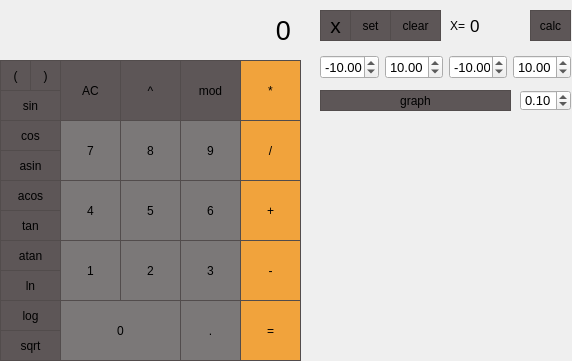
<?xml version="1.0" encoding="UTF-8"?>
<ui version="4.0">
 <class>MainWindow</class>
 <widget class="QMainWindow" name="MainWindow">
  <property name="enabled">
   <bool>true</bool>
  </property>
  <property name="geometry">
   <rect>
    <x>0</x>
    <y>0</y>
    <width>572</width>
    <height>361</height>
   </rect>
  </property>
  <property name="windowTitle">
   <string>MainWindow</string>
  </property>
  <widget class="QWidget" name="centralwidget">
   <widget class="QLabel" name="result_show">
    <property name="geometry">
     <rect>
      <x>10</x>
      <y>0</y>
      <width>281</width>
      <height>61</height>
     </rect>
    </property>
    <property name="font">
     <font>
      <pointsize>20</pointsize>
     </font>
    </property>
    <property name="styleSheet">
     <string notr="true">QLabel {
  qproperty-alignment: 'AlignVCenter | AlignRight';
}

background-color : rgb(82, 76, 75);</string>
    </property>
    <property name="text">
     <string>0</string>
    </property>
    <property name="alignment">
     <set>Qt::AlignRight|Qt::AlignTrailing|Qt::AlignVCenter</set>
    </property>
   </widget>
   <widget class="QPushButton" name="pushButton_ac">
    <property name="geometry">
     <rect>
      <x>60</x>
      <y>60</y>
      <width>61</width>
      <height>61</height>
     </rect>
    </property>
    <property name="styleSheet">
     <string notr="true">QPushButton {
  background-color: rgb(93, 86, 87);
  border: 1px solid rgb(82, 76, 76);
}
QPushButton:pressed {
    background-color: qlineargradient(x1: 0, y1: 0, x2: 0, y2: 1,
                                      stop: 0 #BEBEBE, stop: 1 #D7D7D7);
}</string>
    </property>
    <property name="text">
     <string>AC</string>
    </property>
   </widget>
   <widget class="QPushButton" name="pushButton_pow">
    <property name="geometry">
     <rect>
      <x>120</x>
      <y>60</y>
      <width>61</width>
      <height>61</height>
     </rect>
    </property>
    <property name="styleSheet">
     <string notr="true">QPushButton {
  background-color: rgb(93, 86, 87);
  border: 1px solid rgb(82, 76, 76);
}
QPushButton:pressed {
    background-color: qlineargradient(x1: 0, y1: 0, x2: 0, y2: 1,
                                      stop: 0 #BEBEBE, stop: 1 #D7D7D7);
}</string>
    </property>
    <property name="text">
     <string>^</string>
    </property>
   </widget>
   <widget class="QPushButton" name="pushButton_mod">
    <property name="geometry">
     <rect>
      <x>180</x>
      <y>60</y>
      <width>61</width>
      <height>61</height>
     </rect>
    </property>
    <property name="styleSheet">
     <string notr="true">QPushButton {
  background-color: rgb(93, 86, 87);
  border: 1px solid rgb(82, 76, 76);
}
QPushButton:pressed {
    background-color: qlineargradient(x1: 0, y1: 0, x2: 0, y2: 1,
                                      stop: 0 #BEBEBE, stop: 1 #D7D7D7);
}</string>
    </property>
    <property name="text">
     <string>mod</string>
    </property>
   </widget>
   <widget class="QPushButton" name="pushButton_mult">
    <property name="geometry">
     <rect>
      <x>240</x>
      <y>60</y>
      <width>61</width>
      <height>61</height>
     </rect>
    </property>
    <property name="styleSheet">
     <string notr="true">QPushButton {
  background-color: rgb(241, 163, 60);
  border: 1px solid rgb(82, 76, 76);
}
QPushButton:pressed {
    background-color: qlineargradient(x1: 0, y1: 0, x2: 0, y2: 1,
                                      stop: 0 #BEBEBE, stop: 1 #D7D7D7);
}</string>
    </property>
    <property name="text">
     <string>*</string>
    </property>
   </widget>
   <widget class="QPushButton" name="pushButton_div">
    <property name="geometry">
     <rect>
      <x>240</x>
      <y>120</y>
      <width>61</width>
      <height>61</height>
     </rect>
    </property>
    <property name="styleSheet">
     <string notr="true">QPushButton {
  background-color: rgb(241, 163, 60);
  border: 1px solid rgb(82, 76, 76);
}
QPushButton:pressed {
    background-color: qlineargradient(x1: 0, y1: 0, x2: 0, y2: 1,
                                      stop: 0 #BEBEBE, stop: 1 #D7D7D7);
}</string>
    </property>
    <property name="text">
     <string>/</string>
    </property>
   </widget>
   <widget class="QPushButton" name="pushButton_7">
    <property name="geometry">
     <rect>
      <x>60</x>
      <y>120</y>
      <width>61</width>
      <height>61</height>
     </rect>
    </property>
    <property name="styleSheet">
     <string notr="true">QPushButton {
  background-color: rgb(123, 120, 120);
  border: 1px solid rgb(82, 76, 76);
}
QPushButton:pressed {
    background-color: qlineargradient(x1: 0, y1: 0, x2: 0, y2: 1,
                                      stop: 0 #BEBEBE, stop: 1 #D7D7D7);
}</string>
    </property>
    <property name="text">
     <string>7</string>
    </property>
   </widget>
   <widget class="QPushButton" name="pushButton_8">
    <property name="geometry">
     <rect>
      <x>120</x>
      <y>120</y>
      <width>61</width>
      <height>61</height>
     </rect>
    </property>
    <property name="styleSheet">
     <string notr="true">QPushButton {
  background-color: rgb(123, 120, 120);
  border: 1px solid rgb(82, 76, 76);
}
QPushButton:pressed {
    background-color: qlineargradient(x1: 0, y1: 0, x2: 0, y2: 1,
                                      stop: 0 #BEBEBE, stop: 1 #D7D7D7);
}</string>
    </property>
    <property name="text">
     <string>8</string>
    </property>
   </widget>
   <widget class="QPushButton" name="pushButton_9">
    <property name="geometry">
     <rect>
      <x>180</x>
      <y>120</y>
      <width>61</width>
      <height>61</height>
     </rect>
    </property>
    <property name="styleSheet">
     <string notr="true">QPushButton {
  background-color: rgb(123, 120, 120);
  border: 1px solid rgb(82, 76, 76);
}
QPushButton:pressed {
    background-color: qlineargradient(x1: 0, y1: 0, x2: 0, y2: 1,
                                      stop: 0 #BEBEBE, stop: 1 #D7D7D7);
}</string>
    </property>
    <property name="text">
     <string>9</string>
    </property>
   </widget>
   <widget class="QPushButton" name="pushButton_1">
    <property name="geometry">
     <rect>
      <x>60</x>
      <y>240</y>
      <width>61</width>
      <height>61</height>
     </rect>
    </property>
    <property name="styleSheet">
     <string notr="true">QPushButton {
  background-color: rgb(123, 120, 120);
  border: 1px solid rgb(82, 76, 76);
}
QPushButton:pressed {
    background-color: qlineargradient(x1: 0, y1: 0, x2: 0, y2: 1,
                                      stop: 0 #BEBEBE, stop: 1 #D7D7D7);
}</string>
    </property>
    <property name="text">
     <string>1</string>
    </property>
   </widget>
   <widget class="QPushButton" name="pushButton_2">
    <property name="geometry">
     <rect>
      <x>120</x>
      <y>240</y>
      <width>61</width>
      <height>61</height>
     </rect>
    </property>
    <property name="styleSheet">
     <string notr="true">QPushButton {
  background-color: rgb(123, 120, 120);
  border: 1px solid rgb(82, 76, 76);
}
QPushButton:pressed {
    background-color: qlineargradient(x1: 0, y1: 0, x2: 0, y2: 1,
                                      stop: 0 #BEBEBE, stop: 1 #D7D7D7);
}</string>
    </property>
    <property name="text">
     <string>2</string>
    </property>
   </widget>
   <widget class="QPushButton" name="pushButton_minus">
    <property name="geometry">
     <rect>
      <x>240</x>
      <y>240</y>
      <width>61</width>
      <height>61</height>
     </rect>
    </property>
    <property name="styleSheet">
     <string notr="true">QPushButton {
  background-color: rgb(241, 163, 60);
  border: 1px solid rgb(82, 76, 76);
}
QPushButton:pressed {
    background-color: qlineargradient(x1: 0, y1: 0, x2: 0, y2: 1,
                                      stop: 0 #BEBEBE, stop: 1 #D7D7D7);
}</string>
    </property>
    <property name="text">
     <string>-</string>
    </property>
   </widget>
   <widget class="QPushButton" name="pushButton_4">
    <property name="geometry">
     <rect>
      <x>60</x>
      <y>180</y>
      <width>61</width>
      <height>61</height>
     </rect>
    </property>
    <property name="styleSheet">
     <string notr="true">QPushButton {
  background-color: rgb(123, 120, 120);
  border: 1px solid rgb(82, 76, 76);
}
QPushButton:pressed {
    background-color: qlineargradient(x1: 0, y1: 0, x2: 0, y2: 1,
                                      stop: 0 #BEBEBE, stop: 1 #D7D7D7);
}</string>
    </property>
    <property name="text">
     <string>4</string>
    </property>
   </widget>
   <widget class="QPushButton" name="pushButton_3">
    <property name="geometry">
     <rect>
      <x>180</x>
      <y>240</y>
      <width>61</width>
      <height>61</height>
     </rect>
    </property>
    <property name="styleSheet">
     <string notr="true">QPushButton {
  background-color: rgb(123, 120, 120);
  border: 1px solid rgb(82, 76, 76);
}
QPushButton:pressed {
    background-color: qlineargradient(x1: 0, y1: 0, x2: 0, y2: 1,
                                      stop: 0 #BEBEBE, stop: 1 #D7D7D7);
}</string>
    </property>
    <property name="text">
     <string>3</string>
    </property>
   </widget>
   <widget class="QPushButton" name="pushButton_plus">
    <property name="geometry">
     <rect>
      <x>240</x>
      <y>180</y>
      <width>61</width>
      <height>61</height>
     </rect>
    </property>
    <property name="styleSheet">
     <string notr="true">QPushButton {
  background-color: rgb(241, 163, 60);
  border: 1px solid rgb(82, 76, 76);
}
QPushButton:pressed {
    background-color: qlineargradient(x1: 0, y1: 0, x2: 0, y2: 1,
                                      stop: 0 #BEBEBE, stop: 1 #D7D7D7);
}</string>
    </property>
    <property name="text">
     <string>+</string>
    </property>
   </widget>
   <widget class="QPushButton" name="pushButton_5">
    <property name="geometry">
     <rect>
      <x>120</x>
      <y>180</y>
      <width>61</width>
      <height>61</height>
     </rect>
    </property>
    <property name="styleSheet">
     <string notr="true">QPushButton {
  background-color: rgb(123, 120, 120);
  border: 1px solid rgb(82, 76, 76);
}
QPushButton:pressed {
    background-color: qlineargradient(x1: 0, y1: 0, x2: 0, y2: 1,
                                      stop: 0 #BEBEBE, stop: 1 #D7D7D7);
}</string>
    </property>
    <property name="text">
     <string>5</string>
    </property>
   </widget>
   <widget class="QPushButton" name="pushButton_6">
    <property name="geometry">
     <rect>
      <x>180</x>
      <y>180</y>
      <width>61</width>
      <height>61</height>
     </rect>
    </property>
    <property name="styleSheet">
     <string notr="true">QPushButton {
  background-color: rgb(123, 120, 120);
  border: 1px solid rgb(82, 76, 76);
}
QPushButton:pressed {
    background-color: qlineargradient(x1: 0, y1: 0, x2: 0, y2: 1,
                                      stop: 0 #BEBEBE, stop: 1 #D7D7D7);
}</string>
    </property>
    <property name="text">
     <string>6</string>
    </property>
   </widget>
   <widget class="QPushButton" name="pushButton_eq">
    <property name="geometry">
     <rect>
      <x>240</x>
      <y>300</y>
      <width>61</width>
      <height>61</height>
     </rect>
    </property>
    <property name="styleSheet">
     <string notr="true">QPushButton {
  background-color: rgb(241, 163, 60);
  border: 1px solid rgb(82, 76, 76);
}
QPushButton:pressed {
    background-color: qlineargradient(x1: 0, y1: 0, x2: 0, y2: 1,
                                      stop: 0 #BEBEBE, stop: 1 #D7D7D7);
}</string>
    </property>
    <property name="text">
     <string>=</string>
    </property>
   </widget>
   <widget class="QPushButton" name="pushButton_0">
    <property name="geometry">
     <rect>
      <x>60</x>
      <y>300</y>
      <width>121</width>
      <height>61</height>
     </rect>
    </property>
    <property name="styleSheet">
     <string notr="true">QPushButton {
  background-color: rgb(123, 120, 120);
  border: 1px solid rgb(82, 76, 76);
}
QPushButton:pressed {
    background-color: qlineargradient(x1: 0, y1: 0, x2: 0, y2: 1,
                                      stop: 0 #BEBEBE, stop: 1 #D7D7D7);
}</string>
    </property>
    <property name="text">
     <string>0</string>
    </property>
   </widget>
   <widget class="QPushButton" name="pushButton_dot">
    <property name="geometry">
     <rect>
      <x>180</x>
      <y>300</y>
      <width>61</width>
      <height>61</height>
     </rect>
    </property>
    <property name="styleSheet">
     <string notr="true">QPushButton {
  background-color: rgb(123, 120, 120);
  border: 1px solid rgb(82, 76, 76);
}
QPushButton:pressed {
    background-color: qlineargradient(x1: 0, y1: 0, x2: 0, y2: 1,
                                      stop: 0 #BEBEBE, stop: 1 #D7D7D7);
}</string>
    </property>
    <property name="text">
     <string>.</string>
    </property>
   </widget>
   <widget class="QPushButton" name="pushButton_sin">
    <property name="geometry">
     <rect>
      <x>0</x>
      <y>90</y>
      <width>61</width>
      <height>31</height>
     </rect>
    </property>
    <property name="styleSheet">
     <string notr="true">QPushButton {
  background-color: rgb(93, 86, 87);
  border: 1px solid rgb(82, 76, 76);
}
QPushButton:pressed {
    background-color: qlineargradient(x1: 0, y1: 0, x2: 0, y2: 1,
                                      stop: 0 #BEBEBE, stop: 1 #D7D7D7);
}</string>
    </property>
    <property name="text">
     <string>sin</string>
    </property>
   </widget>
   <widget class="QPushButton" name="pushButton_cos">
    <property name="geometry">
     <rect>
      <x>0</x>
      <y>120</y>
      <width>61</width>
      <height>31</height>
     </rect>
    </property>
    <property name="styleSheet">
     <string notr="true">QPushButton {
  background-color: rgb(93, 86, 87);
  border: 1px solid rgb(82, 76, 76);
}
QPushButton:pressed {
    background-color: qlineargradient(x1: 0, y1: 0, x2: 0, y2: 1,
                                      stop: 0 #BEBEBE, stop: 1 #D7D7D7);
}</string>
    </property>
    <property name="text">
     <string>cos</string>
    </property>
   </widget>
   <widget class="QPushButton" name="pushButton_acos">
    <property name="geometry">
     <rect>
      <x>0</x>
      <y>180</y>
      <width>61</width>
      <height>31</height>
     </rect>
    </property>
    <property name="styleSheet">
     <string notr="true">QPushButton {
  background-color: rgb(93, 86, 87);
  border: 1px solid rgb(82, 76, 76);
}
QPushButton:pressed {
    background-color: qlineargradient(x1: 0, y1: 0, x2: 0, y2: 1,
                                      stop: 0 #BEBEBE, stop: 1 #D7D7D7);
}</string>
    </property>
    <property name="text">
     <string>acos</string>
    </property>
   </widget>
   <widget class="QPushButton" name="pushButton_asin">
    <property name="geometry">
     <rect>
      <x>0</x>
      <y>150</y>
      <width>61</width>
      <height>31</height>
     </rect>
    </property>
    <property name="styleSheet">
     <string notr="true">QPushButton {
  background-color: rgb(93, 86, 87);
  border: 1px solid rgb(82, 76, 76);
}
QPushButton:pressed {
    background-color: qlineargradient(x1: 0, y1: 0, x2: 0, y2: 1,
                                      stop: 0 #BEBEBE, stop: 1 #D7D7D7);
}</string>
    </property>
    <property name="text">
     <string>asin</string>
    </property>
   </widget>
   <widget class="QPushButton" name="pushButton_ln">
    <property name="geometry">
     <rect>
      <x>0</x>
      <y>270</y>
      <width>61</width>
      <height>31</height>
     </rect>
    </property>
    <property name="styleSheet">
     <string notr="true">QPushButton {
  background-color: rgb(93, 86, 87);
  border: 1px solid rgb(82, 76, 76);
}
QPushButton:pressed {
    background-color: qlineargradient(x1: 0, y1: 0, x2: 0, y2: 1,
                                      stop: 0 #BEBEBE, stop: 1 #D7D7D7);
}</string>
    </property>
    <property name="text">
     <string>ln</string>
    </property>
   </widget>
   <widget class="QPushButton" name="pushButton_log">
    <property name="geometry">
     <rect>
      <x>0</x>
      <y>300</y>
      <width>61</width>
      <height>31</height>
     </rect>
    </property>
    <property name="styleSheet">
     <string notr="true">QPushButton {
  background-color: rgb(93, 86, 87);
  border: 1px solid rgb(82, 76, 76);
}
QPushButton:pressed {
    background-color: qlineargradient(x1: 0, y1: 0, x2: 0, y2: 1,
                                      stop: 0 #BEBEBE, stop: 1 #D7D7D7);
}</string>
    </property>
    <property name="text">
     <string>log</string>
    </property>
   </widget>
   <widget class="QPushButton" name="pushButton_atan">
    <property name="geometry">
     <rect>
      <x>0</x>
      <y>240</y>
      <width>61</width>
      <height>31</height>
     </rect>
    </property>
    <property name="styleSheet">
     <string notr="true">QPushButton {
  background-color: rgb(93, 86, 87);
  border: 1px solid rgb(82, 76, 76);
}
QPushButton:pressed {
    background-color: qlineargradient(x1: 0, y1: 0, x2: 0, y2: 1,
                                      stop: 0 #BEBEBE, stop: 1 #D7D7D7);
}</string>
    </property>
    <property name="text">
     <string>atan</string>
    </property>
   </widget>
   <widget class="QPushButton" name="pushButton_tan">
    <property name="geometry">
     <rect>
      <x>0</x>
      <y>210</y>
      <width>61</width>
      <height>31</height>
     </rect>
    </property>
    <property name="styleSheet">
     <string notr="true">QPushButton {
  background-color: rgb(93, 86, 87);
  border: 1px solid rgb(82, 76, 76);
}
QPushButton:pressed {
    background-color: qlineargradient(x1: 0, y1: 0, x2: 0, y2: 1,
                                      stop: 0 #BEBEBE, stop: 1 #D7D7D7);
}</string>
    </property>
    <property name="text">
     <string>tan</string>
    </property>
   </widget>
   <widget class="QPushButton" name="pushButton_ob">
    <property name="geometry">
     <rect>
      <x>0</x>
      <y>60</y>
      <width>31</width>
      <height>31</height>
     </rect>
    </property>
    <property name="styleSheet">
     <string notr="true">QPushButton {
  background-color: rgb(93, 86, 87);
  border: 1px solid rgb(82, 76, 76);
}
QPushButton:pressed {
    background-color: qlineargradient(x1: 0, y1: 0, x2: 0, y2: 1,
                                      stop: 0 #BEBEBE, stop: 1 #D7D7D7);
}</string>
    </property>
    <property name="text">
     <string>(</string>
    </property>
   </widget>
   <widget class="QPushButton" name="pushButton_cb">
    <property name="geometry">
     <rect>
      <x>30</x>
      <y>60</y>
      <width>31</width>
      <height>31</height>
     </rect>
    </property>
    <property name="styleSheet">
     <string notr="true">QPushButton {
  background-color: rgb(93, 86, 87);
  border: 1px solid rgb(82, 76, 76);
}
QPushButton:pressed {
    background-color: qlineargradient(x1: 0, y1: 0, x2: 0, y2: 1,
                                      stop: 0 #BEBEBE, stop: 1 #D7D7D7);
}</string>
    </property>
    <property name="text">
     <string>)</string>
    </property>
   </widget>
   <widget class="QPushButton" name="pushButton_x">
    <property name="geometry">
     <rect>
      <x>320</x>
      <y>10</y>
      <width>31</width>
      <height>31</height>
     </rect>
    </property>
    <property name="font">
     <font>
      <pointsize>16</pointsize>
     </font>
    </property>
    <property name="styleSheet">
     <string notr="true">QPushButton {
  background-color: rgb(93, 86, 87);
  border: 1px solid rgb(82, 76, 76);
}
QPushButton:pressed {
    background-color: qlineargradient(x1: 0, y1: 0, x2: 0, y2: 1,
                                      stop: 0 #BEBEBE, stop: 1 #D7D7D7);
}</string>
    </property>
    <property name="text">
     <string>x</string>
    </property>
   </widget>
   <widget class="QPushButton" name="pushButton_sqrt">
    <property name="geometry">
     <rect>
      <x>0</x>
      <y>330</y>
      <width>61</width>
      <height>31</height>
     </rect>
    </property>
    <property name="styleSheet">
     <string notr="true">QPushButton {
  background-color: rgb(93, 86, 87);
  border: 1px solid rgb(82, 76, 76);
}
QPushButton:pressed {
    background-color: qlineargradient(x1: 0, y1: 0, x2: 0, y2: 1,
                                      stop: 0 #BEBEBE, stop: 1 #D7D7D7);
}</string>
    </property>
    <property name="text">
     <string>sqrt</string>
    </property>
   </widget>
   <widget class="QLabel" name="x_g">
    <property name="geometry">
     <rect>
      <x>470</x>
      <y>10</y>
      <width>51</width>
      <height>31</height>
     </rect>
    </property>
    <property name="font">
     <font>
      <pointsize>13</pointsize>
     </font>
    </property>
    <property name="styleSheet">
     <string notr="true">QPushButton {
  background-color: rgb(232, 231, 233);
  border: 1px solid rgb(82, 76, 76);
}</string>
    </property>
    <property name="text">
     <string>0</string>
    </property>
   </widget>
   <widget class="QPushButton" name="pushButton_set_x">
    <property name="geometry">
     <rect>
      <x>350</x>
      <y>10</y>
      <width>41</width>
      <height>31</height>
     </rect>
    </property>
    <property name="styleSheet">
     <string notr="true">QPushButton {
  background-color: rgb(93, 86, 87);
  border: 1px solid rgb(82, 76, 76);
}
QPushButton:pressed {
    background-color: qlineargradient(x1: 0, y1: 0, x2: 0, y2: 1,
                                      stop: 0 #BEBEBE, stop: 1 #D7D7D7);
}</string>
    </property>
    <property name="text">
     <string>set</string>
    </property>
   </widget>
   <widget class="QPushButton" name="pushButton_clear_x">
    <property name="geometry">
     <rect>
      <x>390</x>
      <y>10</y>
      <width>51</width>
      <height>31</height>
     </rect>
    </property>
    <property name="styleSheet">
     <string notr="true">QPushButton {
  background-color: rgb(93, 86, 87);
  border: 1px solid rgb(82, 76, 76);
}
QPushButton:pressed {
    background-color: qlineargradient(x1: 0, y1: 0, x2: 0, y2: 1,
                                      stop: 0 #BEBEBE, stop: 1 #D7D7D7);
}</string>
    </property>
    <property name="text">
     <string>clear</string>
    </property>
   </widget>
   <widget class="QPushButton" name="pushButton_graph">
    <property name="geometry">
     <rect>
      <x>320</x>
      <y>90</y>
      <width>191</width>
      <height>21</height>
     </rect>
    </property>
    <property name="styleSheet">
     <string notr="true">QPushButton {
  background-color: rgb(93, 86, 87);
  border: 1px solid rgb(82, 76, 76);
}
QPushButton:pressed {
    background-color: qlineargradient(x1: 0, y1: 0, x2: 0, y2: 1,
                                      stop: 0 #BEBEBE, stop: 1 #D7D7D7);
}</string>
    </property>
    <property name="text">
     <string>graph</string>
    </property>
   </widget>
   <widget class="QPushButton" name="pushButton_calc_x">
    <property name="geometry">
     <rect>
      <x>530</x>
      <y>10</y>
      <width>41</width>
      <height>31</height>
     </rect>
    </property>
    <property name="styleSheet">
     <string notr="true">QPushButton {
  background-color: rgb(93, 86, 87);
  border: 1px solid rgb(82, 76, 76);
}
QPushButton:pressed {
    background-color: qlineargradient(x1: 0, y1: 0, x2: 0, y2: 1,
                                      stop: 0 #BEBEBE, stop: 1 #D7D7D7);
}</string>
    </property>
    <property name="text">
     <string>calc</string>
    </property>
   </widget>
   <widget class="QLabel" name="label">
    <property name="geometry">
     <rect>
      <x>450</x>
      <y>10</y>
      <width>21</width>
      <height>31</height>
     </rect>
    </property>
    <property name="text">
     <string>X=</string>
    </property>
   </widget>
   <widget class="QCustomPlot" name="widget" native="true">
    <property name="geometry">
     <rect>
      <x>320</x>
      <y>120</y>
      <width>251</width>
      <height>241</height>
     </rect>
    </property>
   </widget>
   <widget class="QWidget" name="horizontalLayoutWidget">
    <property name="geometry">
     <rect>
      <x>320</x>
      <y>52</y>
      <width>251</width>
      <height>31</height>
     </rect>
    </property>
    <layout class="QHBoxLayout" name="horizontalLayout">
     <item>
      <widget class="QDoubleSpinBox" name="doubleSpinBox_x_min">
       <property name="font">
        <font>
         <pointsize>10</pointsize>
        </font>
       </property>
       <property name="minimum">
        <double>-1000000.000000000000000</double>
       </property>
       <property name="maximum">
        <double>1000000.000000000000000</double>
       </property>
       <property name="value">
        <double>-10.000000000000000</double>
       </property>
      </widget>
     </item>
     <item>
      <widget class="QDoubleSpinBox" name="doubleSpinBox_x_max">
       <property name="font">
        <font>
         <pointsize>10</pointsize>
        </font>
       </property>
       <property name="minimum">
        <double>-1000000.000000000000000</double>
       </property>
       <property name="maximum">
        <double>1000000.000000000000000</double>
       </property>
       <property name="value">
        <double>10.000000000000000</double>
       </property>
      </widget>
     </item>
     <item>
      <widget class="QDoubleSpinBox" name="doubleSpinBox_y_min">
       <property name="font">
        <font>
         <pointsize>10</pointsize>
        </font>
       </property>
       <property name="minimum">
        <double>-1000000.000000000000000</double>
       </property>
       <property name="maximum">
        <double>1000000.000000000000000</double>
       </property>
       <property name="value">
        <double>-10.000000000000000</double>
       </property>
      </widget>
     </item>
     <item>
      <widget class="QDoubleSpinBox" name="doubleSpinBox_y_max">
       <property name="font">
        <font>
         <pointsize>10</pointsize>
        </font>
       </property>
       <property name="minimum">
        <double>-1000000.000000000000000</double>
       </property>
       <property name="maximum">
        <double>1000000.000000000000000</double>
       </property>
       <property name="value">
        <double>10.000000000000000</double>
       </property>
      </widget>
     </item>
    </layout>
   </widget>
   <widget class="QDoubleSpinBox" name="doubleSpinBox_h">
    <property name="geometry">
     <rect>
      <x>520</x>
      <y>90</y>
      <width>51</width>
      <height>21</height>
     </rect>
    </property>
    <property name="font">
     <font>
      <pointsize>10</pointsize>
     </font>
    </property>
    <property name="minimum">
     <double>-1000000.000000000000000</double>
    </property>
    <property name="maximum">
     <double>1000000.000000000000000</double>
    </property>
    <property name="singleStep">
     <double>0.100000000000000</double>
    </property>
    <property name="value">
     <double>0.100000000000000</double>
    </property>
   </widget>
  </widget>
 </widget>
 <customwidgets>
  <customwidget>
   <class>QCustomPlot</class>
   <extends>QWidget</extends>
   <header>qcustomplot.h</header>
   <container>1</container>
  </customwidget>
 </customwidgets>
 <resources/>
 <connections/>
</ui>
